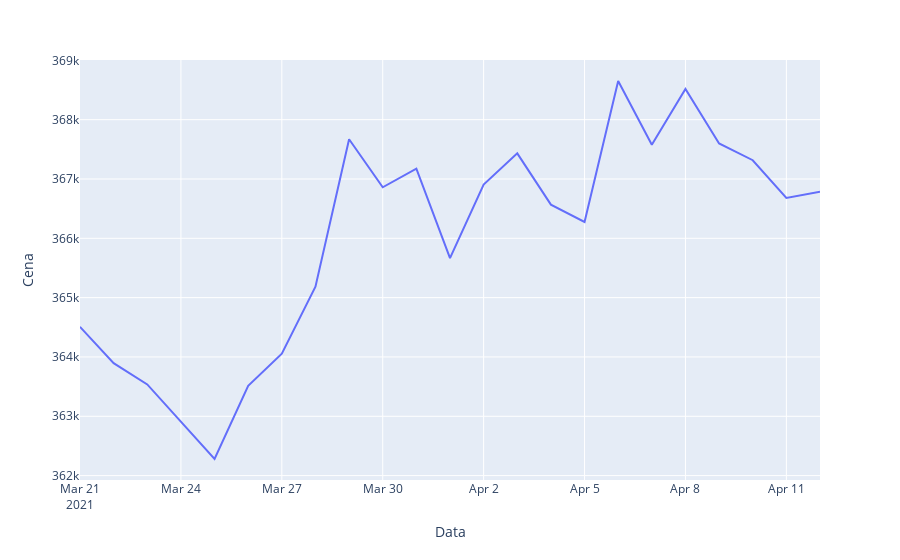

The notebook cell this image was saved under:
### Code cell
from data import calc_avg_price_per_day
import plotly.graph_objects as go
import plotly.express as px

avg_price_per_day = calc_avg_price_per_day(data)
fig = go.Figure(data=px.line(avg_price_per_day, x="Data", y="Cena"))
fig.show()

### Figure 1 — Plotly figure (JSON) as saved in the notebook; plotly's stock layout.template omitted (floating-point values rounded to 4 significant figures)
{"data": [{"hovertemplate": "Data=%{x}<br>Cena=%{y}<extra></extra>", "legendgroup": "", "line": {"color": "#636efa", "dash": "solid"}, "mode": "lines", "name": "", "orientation": "v", "showlegend": false, "type": "scatter", "x": ["2021-03-21", "2021-03-22", "2021-03-23", "2021-03-25", "2021-03-26", "2021-03-27", "2021-03-28", "2021-03-29", "2021-03-30", "2021-03-31", "2021-04-01", "2021-04-02", "2021-04-03", "2021-04-04", "2021-04-05", "2021-04-06", "2021-04-07", "2021-04-08", "2021-04-09", "2021-04-10", "2021-04-11", "2021-04-12"], "xaxis": "x", "y": [364500.0, 363900.0, 363500.0, 362300.0, 363500.0, 364100.0, 365200.0, 367700.0, 366900.0, 367200.0, 365700.0, 366900.0, 367400.0, 366600.0, 366300.0, 368700.0, 367600.0, 368500.0, 367600.0, 367300.0, 366700.0, 366800.0], "yaxis": "y"}], "layout": {"legend": {"tracegroupgap": 0}, "margin": {"t": 60}, "xaxis": {"anchor": "y", "domain": [0, 1], "title": {"text": "Data"}}, "yaxis": {"anchor": "x", "domain": [0, 1], "title": {"text": "Cena"}}}}
